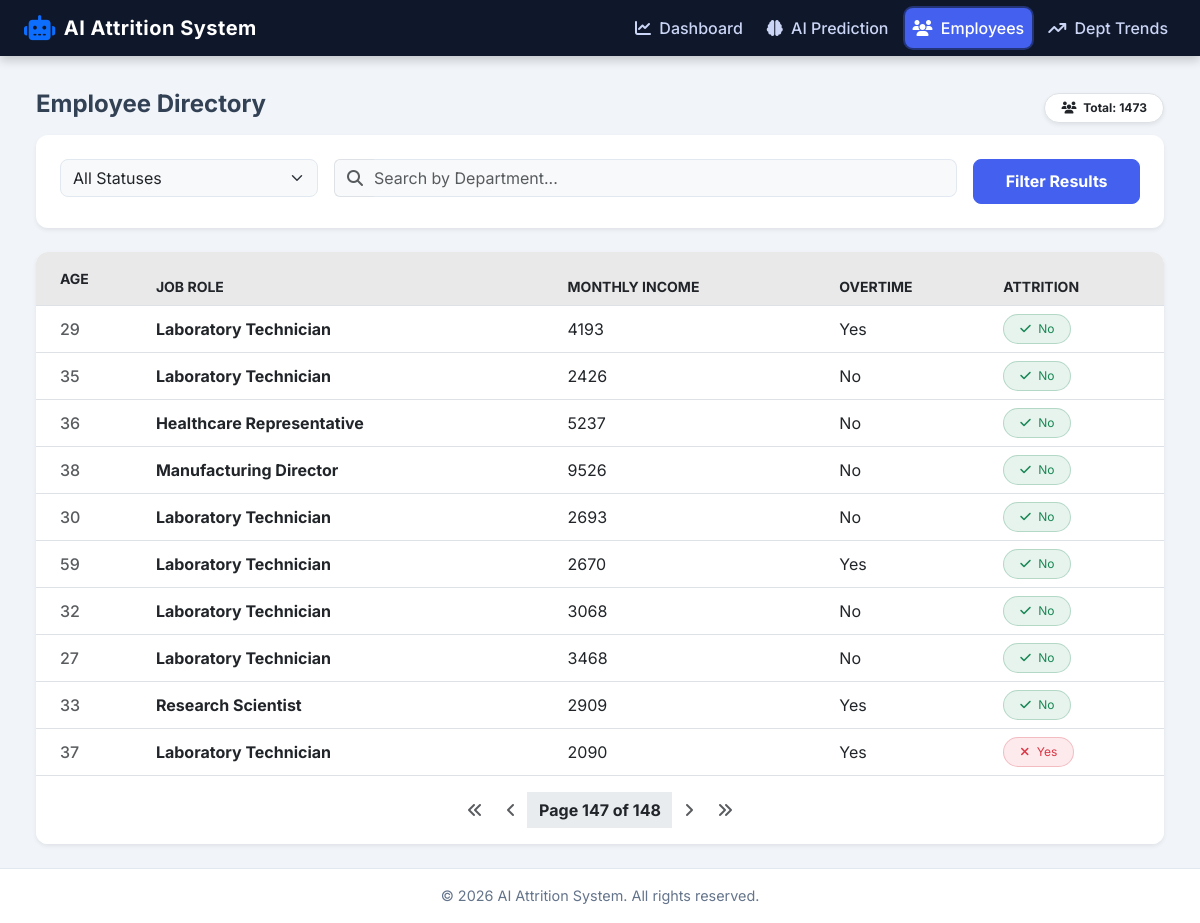
/employyes?page=147&status=&search=, run on the app's committed database.
### employ_attrition_app/models.py (models this page shows)
class emlploy_data(models.Model):
    Age=models.CharField(max_length=100)
    Attrition=models.CharField(max_length=100)
    DailyRate=models.CharField(max_length=100)
    DistanceFromHome=models.CharField(max_length=100)
    EmployeeNumber=models.CharField(max_length=100)
    EnvironmentSatisfaction=models.CharField(max_length=100)
    JobInvolvement=models.CharField(max_length=100)
    JobLevel=models.CharField(max_length=100)
    JobRole=models.CharField(max_length=100)
    JobSatisfaction=models.CharField(max_length=100)
    MaritalStatus=models.CharField(max_length=100)
    MonthlyIncome=models.CharField(max_length=100)
    Over18=models.CharField(max_length=100)
    OverTime=models.CharField(max_length=100)
    RelationshipSatisfaction=models.CharField(max_length=100)
    StandardHours=models.CharField(max_length=100)
    StockOptionLevel=models.CharField(max_length=100)
    TotalWorkingYears=models.CharField(max_length=100)
    TrainingTimesLastYear=models.CharField(max_length=100)
    WorkLifeBalance=models.CharField(max_length=100)
    YearsAtCompany=models.CharField(max_length=100)
    YearsInCurrentRole=models.CharField(max_length=100)
    YearsWithCurrManager=models.CharField(max_length=100)
    Department=models.CharField(max_length=100)
    EducationField=models.CharField(max_length=100)
    Gender=models.CharField(max_length=100)
    BusinessTravel=models.CharField(max_length=100)
    NumCompaniesWorked=models.CharField(max_length=100)
    YearsSinceLastPromotion=models.CharField(max_length=100)
    Education=models.CharField(max_length=100)
    PercentSalaryHike=models.CharField(max_length=100)
    MonthlyRate=models.CharField(max_length=100)
    HourlyRate=models.CharField(max_length=100)
    PerformanceRating=models.CharField(max_length=100)

### employ_attrition_app/views.py (the view)
def employyes(request):
    employees = emlploy_data.objects.all().order_by('-id')
    status_filter=request.GET.get("status","")
    search_query=request.GET.get("search","")
    if status_filter:
        employees=emlploy_data.objects.all().filter(Attrition=status_filter)
    if search_query:
        employees=emlploy_data.objects.all().filter(JobRole=search_query)
    paginator = Paginator(employees, 10)
    page_number = request.GET.get('page')
    page_obj = paginator.get_page(page_number)
    return render(request, 'employyes.html', {'page_obj': page_obj,
                                              'employees':employees,
                                              'status_filter':status_filter,
                                              'search_query':search_query})

### template/employyes.html (shortened to what this page needs)
{% extends 'base.html' %}
{% block content %}
<div class="d-flex justify-content-between align-items-center mb-2">
    <h4 class="fw-bold">Employee Directory</h4>
    <span class="badge bg-white text-dark shadow-sm py-2 px-3 border rounded-pill">
        <i class="fa-solid fa-users me-1"></i> Total: {{ page_obj.paginator.count }}
    </span>
</div>
<div class="card p-4 mb-4 border-0 shadow-sm">
    <form method="GET" class="row g-3">
        <div class="col-md-3">
            <select name="status" class="form-select bg-light" onchange="this.form.submit()">
                <option value="" {% if not status_filter %}selected{% endif %}>All Statuses</option>
            </select>
        </div>
        <div class="col-md-7">
            <div class="input-group">
                <span class="input-group-text bg-light border-end-0"><i class="fa-solid fa-magnifying-glass text-muted"></i></span>
                <input type="text" name="search" class="form-control bg-light border-start-0 ps-0"
                       placeholder="Search by Department..." value="{{ search_query }}">
            </div>
        </div>
        <div class="col-md-2">
            <button type="submit" class="btn btn-primary w-100 fw-bold">Filter Results</button>
        </div>
    </form>
</div>
<div class="card shadow-sm border-0 overflow-hidden">
    <div class="table-responsive">
        <table class="table table-hover align-middle mb-0">
            <thead class="bg-light text-uppercase small text-muted">
                <tr>
                    <th class="ps-4 py-3">Age</th>
                    <th>Job Role</th>
                    <th>Monthly Income</th>
                    <th>Overtime</th>
                    <th>Attrition</th>
                </tr>
            </thead>
            <tbody class="border-top-0">
                {% for emp in page_obj %}
                <tr>
                    <td class="ps-4 fw-medium text-muted">
                        {{ emp.Age }}
                    </td>
                    <td class="fw-bold text-dark">
                        {{ emp.JobRole }}
                    </td>
                    <td>
                        {{ emp.MonthlyIncome }}
                    </td>
                    <td>
                        {{ emp.OverTime }}
                    </td>
                   <td>
    <span class="badge rounded-pill px-3 py-2 fw-normal
        {% if emp.Attrition == 'Yes' or emp.Attrition == 'YES' %}
            bg-danger bg-opacity-10 text-danger border border-danger border-opacity-25
        {% else %}
            bg-success bg-opacity-10 text-success border border-success border-opacity-25
        {% endif %}">
        <i class="fa-solid
            {% if emp.Attrition == 'Yes' or emp.Attrition == 'YES' %}
                fa-xmark
            {% else %}
                fa-check
            {% endif %}
            me-1">
        </i>
        {{ emp.Attrition }}
    </span>
</td>
                </tr>
                {% endfor %}
            </tbody>
        </table>
    </div>
    <div class="card-footer bg-white py-3 border-top-0">
        <nav>
            <ul class="pagination justify-content-center mb-0">
                {% if page_obj.has_previous %}
                <li class="page-item">
                    <a
                        class="page-link border-0 text-muted"
                        href="?page=1&status={{ status_filter }}&search={{ search_query }}"
                    >
                        <i class="fa-solid fa-angles-left"></i>
                    </a>
                </li>
                <li class="page-item">
                    <a
                        class="page-link border-0 text-muted"
                        href="?page={{ page_obj.previous_page_number }}&status={{ status_filter }}&search={{ search_query }}"
                    >
                        <i class="fa-solid fa-angle-left"></i>
                    </a>
                </li>
                {% endif %}
                <li class="page-item disabled">
                    <span class="page-link border-0 text-dark fw-bold">
                        Page {{ page_obj.number }} of {{ page_obj.paginator.num_pages }}
                    </span>
                </li>
                {% if page_obj.has_next %}
                <li class="page-item">
                    <a
                        class="page-link border-0 text-muted"
                        href="?page={{ page_obj.next_page_number }}&status={{ status_filter }}&search={{ search_query }}"
                    >
                        <i class="fa-solid fa-angle-right"></i>
                    </a>
                </li>
                <li class="page-item">
                    <a
                        class="page-link border-0 text-muted"
                        href="?page={{ page_obj.paginator.num_pages }}&status={{ status_filter }}&search={{ search_query }}"
                    >
                        <i class="fa-solid fa-angles-right"></i>
                    </a>
                </li>
                {% endif %}
            </ul>
        </nav>
    </div>
</div>
{% endblock %}

### template/base.html (style rules this page uses)
.table>thead tr th { background: #b1afaf36; }
:root { --primary-color: #4361ee; --secondary-color: #3f37c9; --header-bg: #0f172a; --body-bg: #f1f5f9; }
body { font-family: 'Inter', sans-serif; background-color: var(--body-bg); color: #334155; min-height: 100vh; display: flex; flex-direction: column; }
.card { border: none; border-radius: 12px; background: white; box-shadow: 0 4px 6px -1px rgba(0, 0, 0, 0.1); }
.btn-primary { background-color: var(--primary-color); border-color: var(--primary-color); border-radius: 8px; padding: 0.6rem 1.5rem; font-weight: 500; }
.form-control, .form-select { border-radius: 8px; border: 1px solid #e2e8f0; }

### data on the page
emlploy_data: Age "29", JobRole "Laboratory Technician", MonthlyIncome "4193", OverTime "Yes", Attrition "No"
emlploy_data: Age "35", JobRole "Laboratory Technician", MonthlyIncome "2426", OverTime "No", Attrition "No"
emlploy_data: Age "36", JobRole "Healthcare Representative", MonthlyIncome "5237", OverTime "No", Attrition "No"
emlploy_data: Age "38", JobRole "Manufacturing Director", MonthlyIncome "9526", OverTime "No", Attrition "No"
emlploy_data: Age "30", JobRole "Laboratory Technician", MonthlyIncome "2693", OverTime "No", Attrition "No"
emlploy_data: Age "59", JobRole "Laboratory Technician", MonthlyIncome "2670", OverTime "Yes", Attrition "No"
emlploy_data: Age "32", JobRole "Laboratory Technician", MonthlyIncome "3068", OverTime "No", Attrition "No"
emlploy_data: Age "27", JobRole "Laboratory Technician", MonthlyIncome "3468", OverTime "No", Attrition "No"
emlploy_data: Age "33", JobRole "Research Scientist", MonthlyIncome "2909", OverTime "Yes", Attrition "No"
emlploy_data: Age "37", JobRole "Laboratory Technician", MonthlyIncome "2090", OverTime "Yes", Attrition "Yes"

### other printed values
{{ page_obj.paginator.count }} "1473"
{{ page_obj.number }} "147"
{{ page_obj.paginator.num_pages }} "148"
